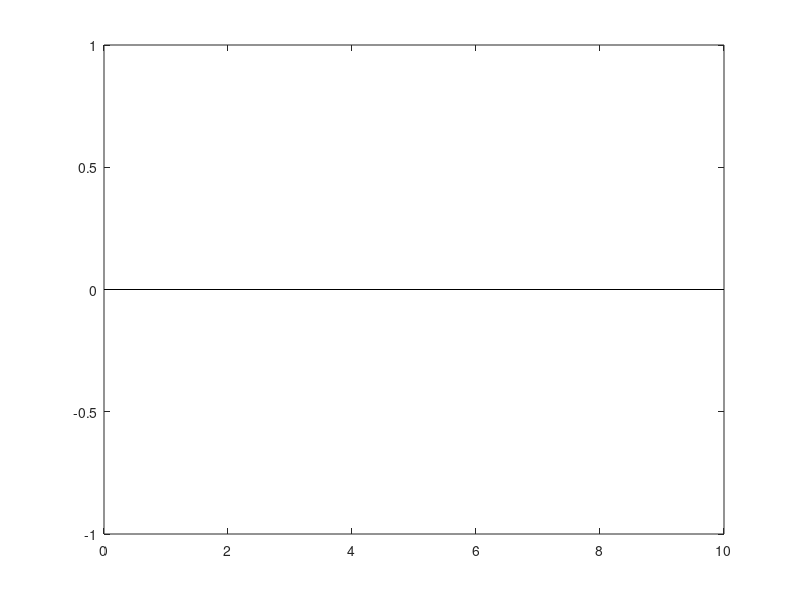

MATLAB code to generate this figure: (Note: this script raises an error after producing the figure.)
t0 = 0; tf = 10;

px=[0 10];
py=[0 0];
plot(px,py,'-k')
hold on;

x0 = [-1 0]';  % Initial conditions
[t,x] = ode23(@pidctrl,[t0,tf],x0);
plot(t,x)

[t1,x1] = ode23(@pidctrl1,[t0,tf],x0);
figure
plot(t1,x1)
